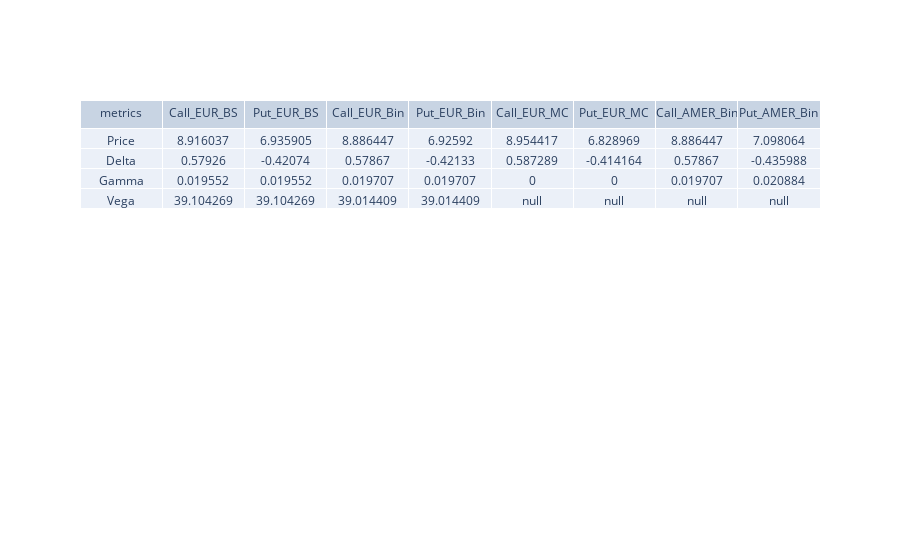

The code cell stored with this chart in its notebook:
### Markdown cell above
# Present the results in a table format for comparing the different options and valuation models

### Code cell
my_option.comparative_summary()

### Figure 1 — Plotly figure (JSON) as saved in the notebook; plotly's stock layout.template omitted (floating-point values rounded to 4 significant figures)
{"data": [{"cells": {"values": [["Price", "Delta", "Gamma", "Vega"], [8.916, 0.5793, 0.01955, 39.1], [6.936, -0.4207, 0.01955, 39.1], [8.886, 0.5787, 0.01971, 39.01], [6.926, -0.4213, 0.01971, 39.01], [8.954, 0.5873, 0, null], [6.829, -0.4142, 0, null], [8.886, 0.5787, 0.01971, null], [7.098, -0.436, 0.02088, null]]}, "header": {"values": ["metrics", "Call_EUR_BS", "Put_EUR_BS", "Call_EUR_Bin", "Put_EUR_Bin", "Call_EUR_MC", "Put_EUR_MC", "Call_AMER_Bin", "Put_AMER_Bin"]}, "type": "table"}], "layout": {}}
